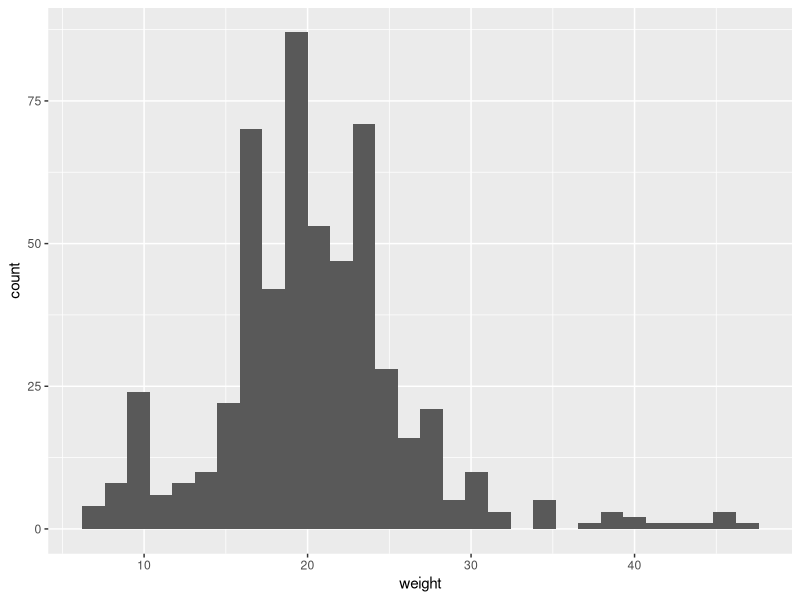
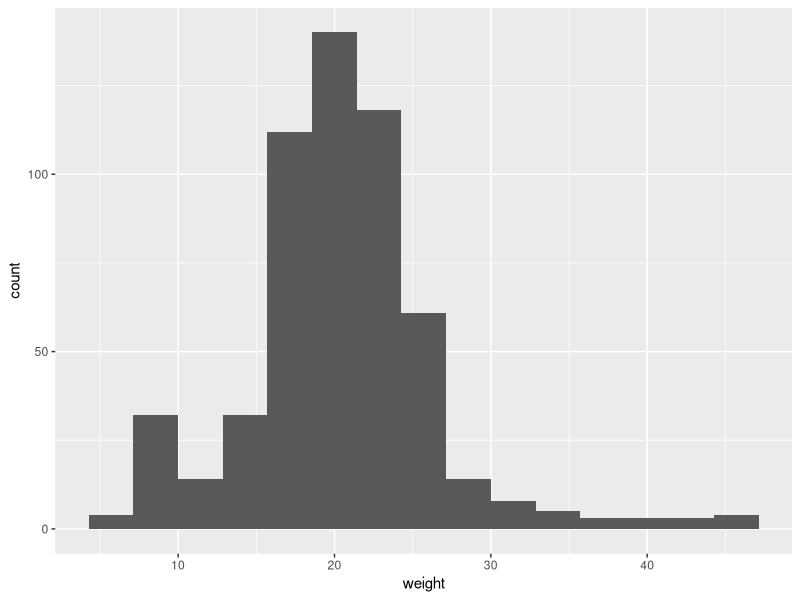
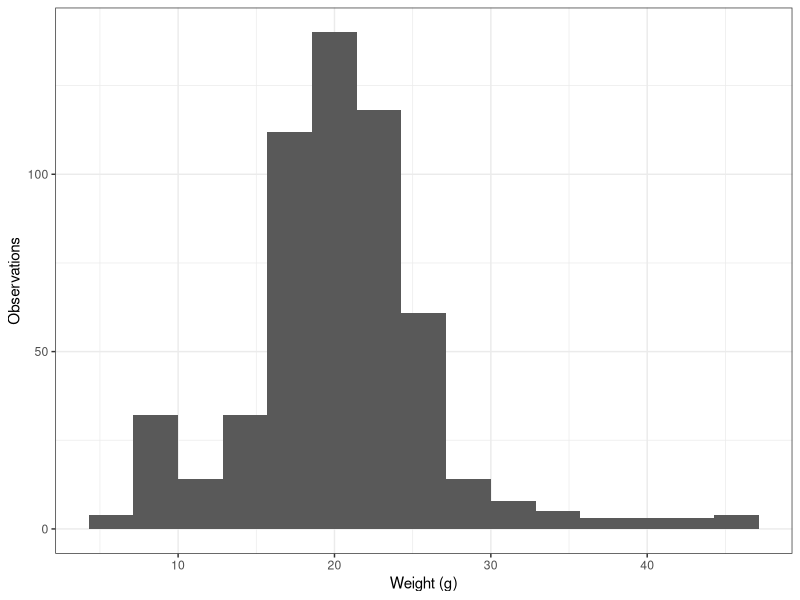
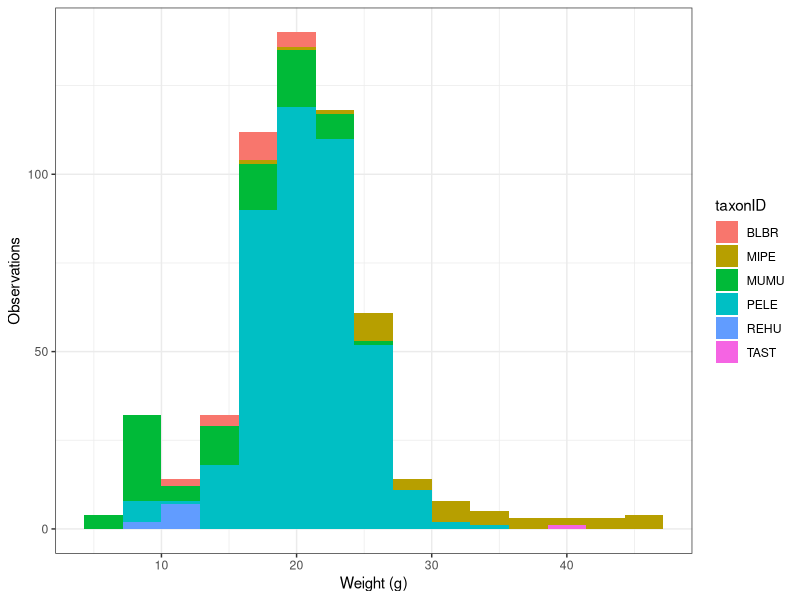
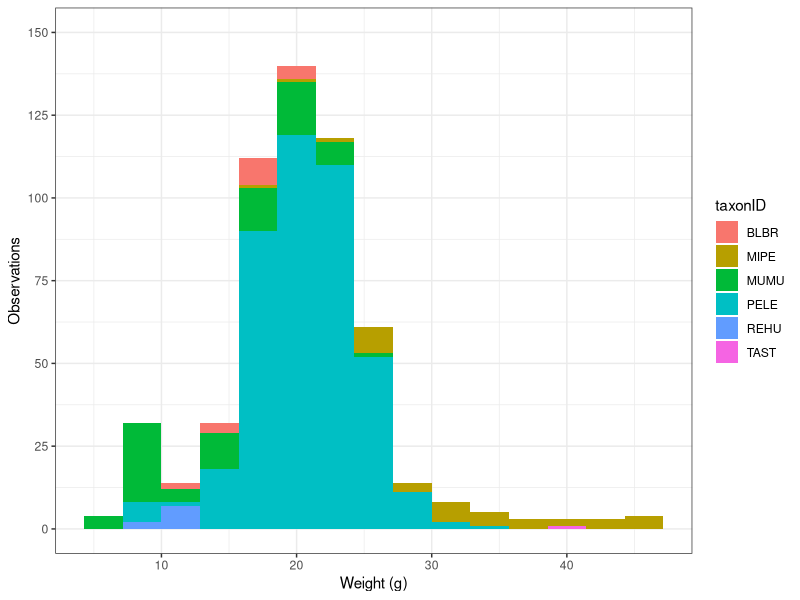
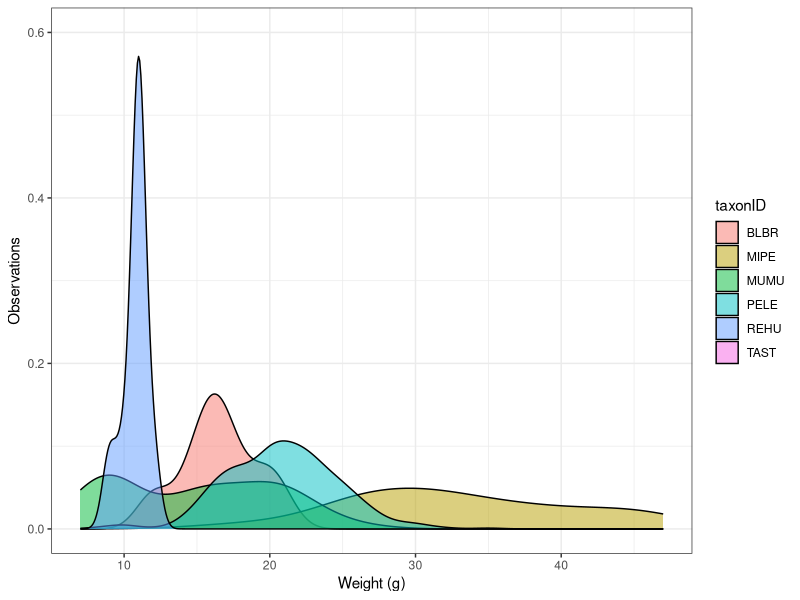
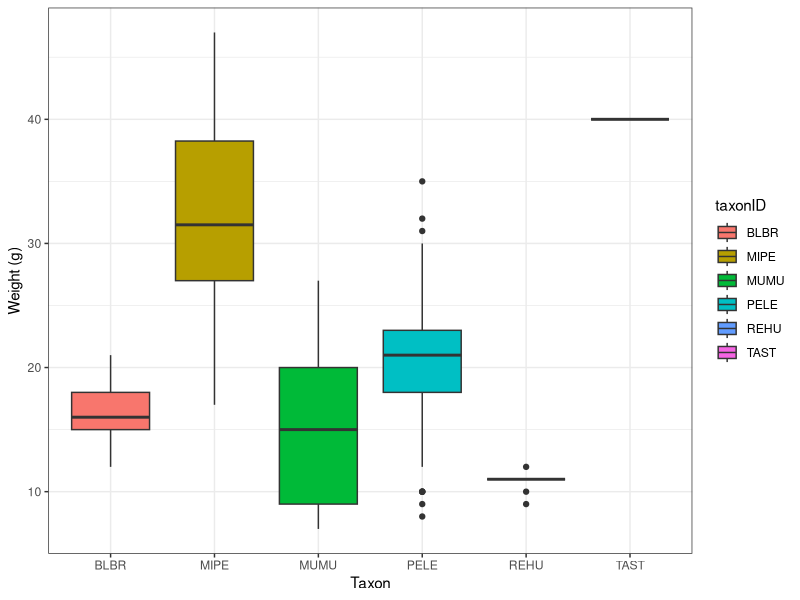
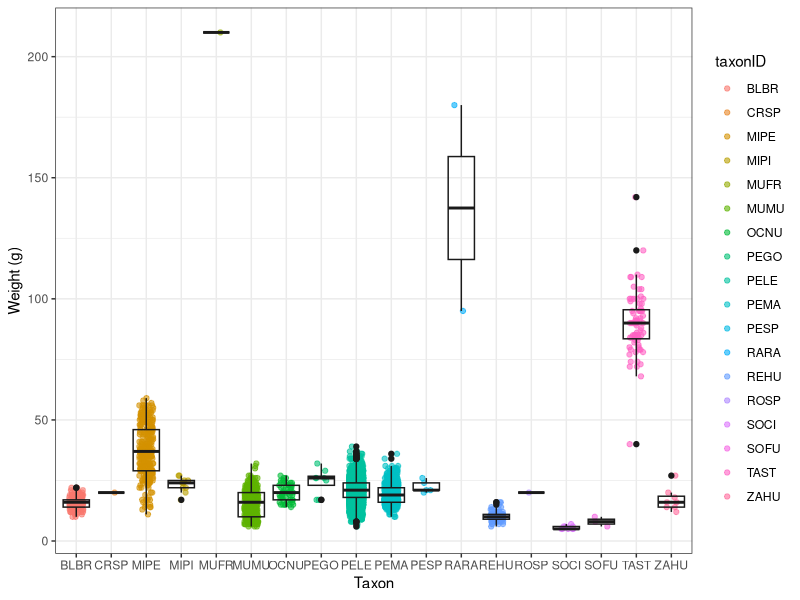

Here is the R script that generated these plots, in order:
## ---- chunk 1

library(tidyverse)
library(here)

## ---- chunk 2

mammals <- read_csv(here("data", "NEON_small_mammals.csv"))

## ---- chunk 3

# Print the first 6 rows of the data set to the console
head(mammals)

# Get a "glimpse" of the data set, including the value types of each variable
glimpse(mammals)

# Print the structure of the data set 
str(mammals)

# To open the data set in a new window, use view()
view(mammals)

## ---- chunk 4

summary(mammals)

## ---- chunk 5

unique(mammals$siteID)

unique(mammals$taxonID)

## ---- chunk 6

# Keep only the columns for siteID, taxonID, sex, and weight
select_test <- select(mammals, siteID, taxonID, sex, weight)

## ---- chunk 7

# Exclude uid, nightuid columns
anti_select <- select(mammals, -uid, -nightuid)

head(anti_select)

## ---- chunk 8

# Keep only observations of "BLBR" taxon
blbr <- filter(mammals, 
               taxonID == "BLBR")

## ---- chunk 9

# Include multiple criteria to further refine
blbr_small_females <- filter(mammals, 
                             taxonID == "BLBR", 
                             sex == "F", 
                             weight < 15)

## ---- chunk 10

subset <- mammals %>% 
  filter(sex %in% c("M", "F"), 
         !is.na(weight),
         !is.na(hindfootLength)) %>% 
  select(siteID, collectDate, taxonID, sex, weight, totalLength)

## ---- chunk 11

# Create stand-alone "year" column from collectDate
subset %>% 
  mutate(year = year(collectDate))

## ---- chunk 12

# Convert weight from grams to kg
subset <- subset %>% 
  rename(weight_g = weight) %>% 
  mutate(weight_kg = weight_g / 1000)

subset

## ---- chunk 13

subset %>% 
  group_by(taxonID) %>% 
  summarize(mean_weight_g = mean(weight_g),
            sd_weight_g = sd(weight_g),
            count = n())

## ---- chunk 14

subset %>% 
  group_by(taxonID, sex) %>% 
  summarize(mean_weight_g = mean(weight_g),
            sd_weight_g = sd(weight_g),
            count = n())

## ---- chunk 15

weight_summary <- subset %>% 
  group_by(taxonID, sex) %>% 
  summarize(mean_weight_g = round(mean(weight_g), 2),
            sd_weight_g = round(sd(weight_g), 2),
            count = n())

weight_summary

## ---- chunk 16

weight_summary %>% 
  write_csv(here("data", "weight_summary.csv"))

## ---- chunk 17

# KEY
mammals %>% 
  mutate(year = year(collectDate)) %>% 
  filter(year == 2015,
         taxonID == "PELE",
         recapture == "N",
         !is.na(hindfootLength)) %>% 
  group_by(sex, siteID) %>% 
  summarize(count = n(),
            mean_hindfoot = mean(hindfootLength, drop.na = T),
            se_hindfoot = (sd(hindfootLength)/sqrt(count)))

## ---- chunk 18

# KEY
plot_mamm <- mammals %>% 
  mutate(year = year(collectDate)) %>% 
  filter(weight <= 60,
         siteID == "SCBI",
         year == 2020) %>% 
  arrange(weight)

tail(plot_mamm$weight)

unique(plot_mamm$siteID)

unique(plot_mamm$year)

## ---- chunk 19

ggplot(data = plot_mamm,
       aes(x = weight)) +
  geom_histogram()

## ---- chunk 20

# KEY
ggplot(data = plot_mamm,
       aes(x = weight)) +
  geom_histogram(bins = 15)

## ---- chunk 21

# KEY
ggplot(data = plot_mamm,
       aes(x = weight)) +
  geom_histogram(bins = 15) +
  labs(x = "Weight (g)", 
       y = "Observations") +
  theme_bw()

## ---- chunk 22

ggplot(data = plot_mamm,
       aes(x = weight,
           fill = taxonID)) +
  geom_histogram(bins = 15) +
  labs(x = "Weight (g)", 
        y = "Observations") +
 theme_bw()

## ---- chunk 23

ggplot(data = plot_mamm,
       aes(x = weight,
             fill = taxonID)) +
  geom_histogram(bins = 15) +
  labs(x = "Weight (g)", 
        y = "Observations") +
  scale_y_continuous(limits = c(0, 150),
                     breaks = seq(0, 150, 25)) +
  theme_bw()

## ---- chunk 24

ggplot(data = plot_mamm,
       aes(x = weight,
             fill = taxonID)) +
  geom_density(alpha = 0.5) +
  labs(x = "Weight (g)", 
        y = "Observations") +
  scale_y_continuous(limits = c(0, 0.6)) +
  theme_bw()

## ---- chunk 25

ggplot(data = plot_mamm,
       aes(x = taxonID,
           y = weight,
           fill = taxonID)) +
    geom_boxplot() +
    labs(x = "Taxon", 
        y = "Weight (g)") +
    theme_bw()

## ---- chunk 26

mammals %>% 
  drop_na(weight) %>% 
  ggplot(aes(x = taxonID,
             y = weight,
             col = taxonID)) +
  geom_jitter(width = 0.2, height = 0,
              alpha = 0.6) +
  geom_boxplot(fill = NA, col = "gray10") +
    labs(x = "Taxon", 
        y = "Weight (g)") +
    theme_bw()


ggplot(data = plot_mamm,
       aes(x = taxonID,
           y = weight,
           col = taxonID)) +
  geom_jitter(width = 0.2, height = 0,
              alpha = 0.6) +
  geom_boxplot(fill = NA, col = "gray10") +
  labs(x = "Taxon", 
       y = "Weight (g)") +
  theme_bw()

## ---- chunk 27

PELE <- mammals %>% 
  filter(taxonID == "PELE")

## ---- chunk 28

ggplot(data = PELE, 
       aes(x = hindfootLength,
           y = weight,
           col = taxonID)) + 
  geom_point() + 
  theme_bw()

## ---- chunk 29

ggplot(data = PELE, 
       aes(x = hindfootLength,
           y = weight,
           col = taxonID)) + 
  geom_point() + 
  geom_smooth(method = lm) +
  theme_bw()

## ---- chunk 30

# Specify our linear model
lm_fit <- lm(hindfootLength ~ weight, data = mammals)

# Print regression output
summary(lm_fit)

## ---- chunk 31

# Residuals vs. fitted plot
plot(lm_fit, which = 1)

## ---- chunk 32

# QQ residuals plot
plot(lm_fit, which = 2)

## ---- chunk 33

# Scale-Location plot
plot(lm_fit, which = 3)

## ---- chunk 34

# Tell R to plot 1 row of 3 graphs
par(mfrow = c(1, 3))

plot(lm_fit, which = 1:3)

## ---- chunk 35

aov_subset <- mammals %>% 
  mutate(year = year(collectDate)) %>% 
  filter(year == 2015,
         sex == "F",
         taxonID %in% c("PELE", "MIPE", "BLBR"),
         recapture == "N",
         !is.na(hindfootLength))

# Specify our model
aov_fit <- aov(hindfootLength ~ taxonID,
               data = aov_subset)

# View model output
summary(aov_fit)

# Conduct Tukey HSD test 
TukeyHSD(aov_fit)

## ---- chunk 36


